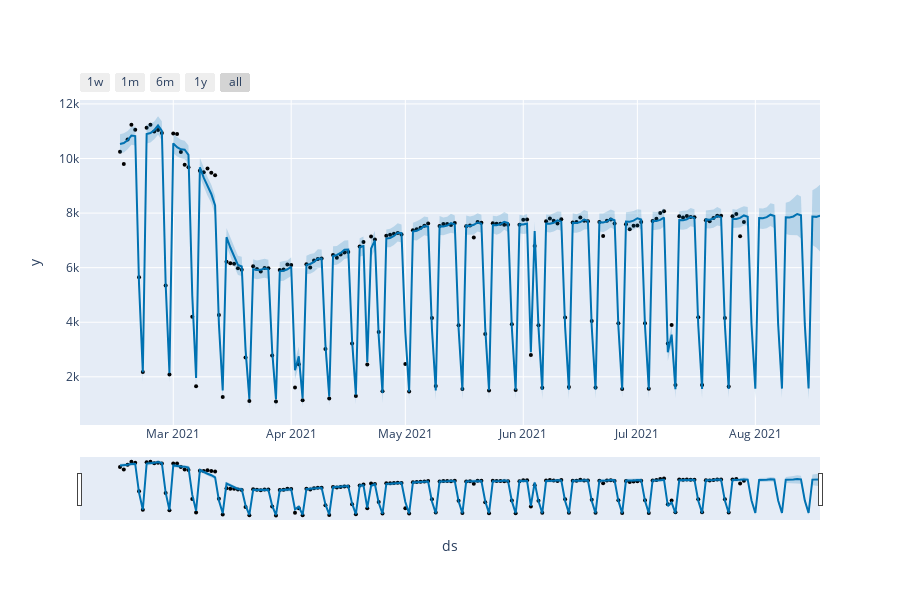

This figure's notebook cell:
### Code cell
from prophet.plot import plot_plotly, plot_components_plotly
plot_plotly(m, forecast)

### Figure 1 — Plotly figure (JSON) as saved in the notebook; plotly's stock layout.template omitted (floating-point values rounded to 4 significant figures; data arrays with more than 128 entries replaced by an {"elided": "..."} marker saying what was removed)
{"data": [{"marker": {"color": "black", "size": 4}, "mode": "markers", "name": "Actual", "type": "scatter", "x": {"elided": "165 str values"}, "y": {"elided": "165 float values"}}, {"hoverinfo": "skip", "line": {"width": 0}, "mode": "lines", "type": "scatter", "x": {"elided": "185 str values"}, "y": {"elided": "185 float values"}}, {"fill": "tonexty", "fillcolor": "rgba(0, 114, 178, 0.2)", "line": {"color": "#0072B2", "width": 2}, "mode": "lines", "name": "Predicted", "type": "scatter", "x": {"elided": "185 str values"}, "y": {"elided": "185 float values"}}, {"fill": "tonexty", "fillcolor": "rgba(0, 114, 178, 0.2)", "hoverinfo": "skip", "line": {"width": 0}, "mode": "lines", "type": "scatter", "x": {"elided": "185 str values"}, "y": {"elided": "185 float values"}}], "layout": {"height": 600, "showlegend": false, "width": 900, "xaxis": {"rangeselector": {"buttons": [{"count": 7, "label": "1w", "step": "day", "stepmode": "backward"}, {"count": 1, "label": "1m", "step": "month", "stepmode": "backward"}, {"count": 6, "label": "6m", "step": "month", "stepmode": "backward"}, {"count": 1, "label": "1y", "step": "year", "stepmode": "backward"}, {"step": "all"}]}, "rangeslider": {"visible": true}, "title": {"text": "ds"}, "type": "date"}, "yaxis": {"title": {"text": "y"}}}}
